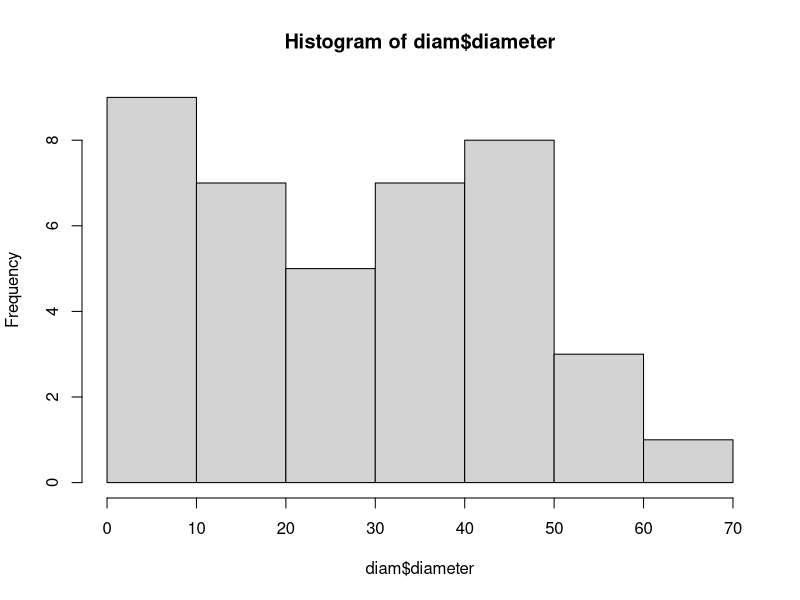
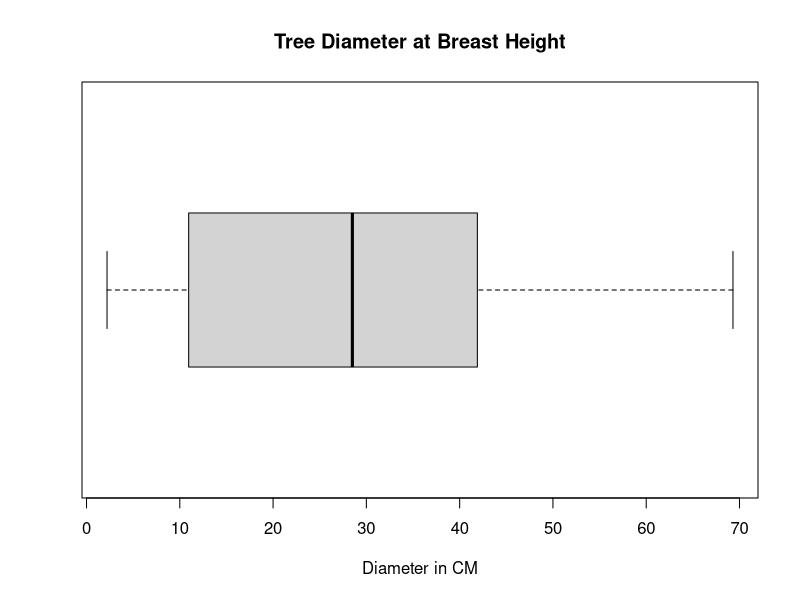
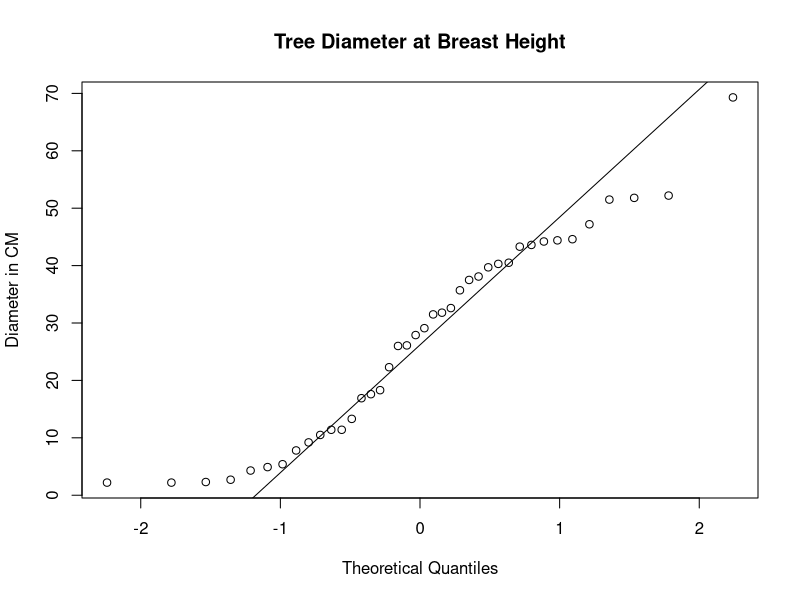

Recreate these plots in R, in order.
## ---- chunk 1
knitr::opts_chunk$set(echo = TRUE)
## ---- chunk 2
library(MASS)
diam <- read.table(file="DBH.txt", header=TRUE)

#Part A
hist(diam$diameter)

#The histogram diminishes towards the left. Most of the trees are between 0 and 50 cm.

#Part B
boxplot(diam$diameter, main= "Tree Diameter at Breast Height", xlab="Diameter in CM", horizontal=TRUE)

#This boxplot does not seem to show any outliers.

#Part C
summary(diam$diameter)

#Part D
sample_mean <- mean(diam$diameter)
std_dev <- sd(diam$diameter)
samp_size <- length(diam$diameter)

print(std_dev)
t.test(diam$diameter)

#Part E
t.test(diam$diameter, alternative = "less", mu=30, conf.level = .9)

#Part F
qt(.995, df=39) * std_dev/sqrt(1+1/samp_size)

#below was another attempt
#predict(diam$diameter, interval="prediction", level=0.99)


error <- qt(.975, df=samp_size-1)*std_dev*sqrt(1+1/samp_size)
left = sample_mean-error
right = sample_mean+error
left
right

#Part G
qqnorm(diam$diameter, main= "Tree Diameter at Breast Height", ylab="Diameter in CM")
qqline(diam$diameter)
